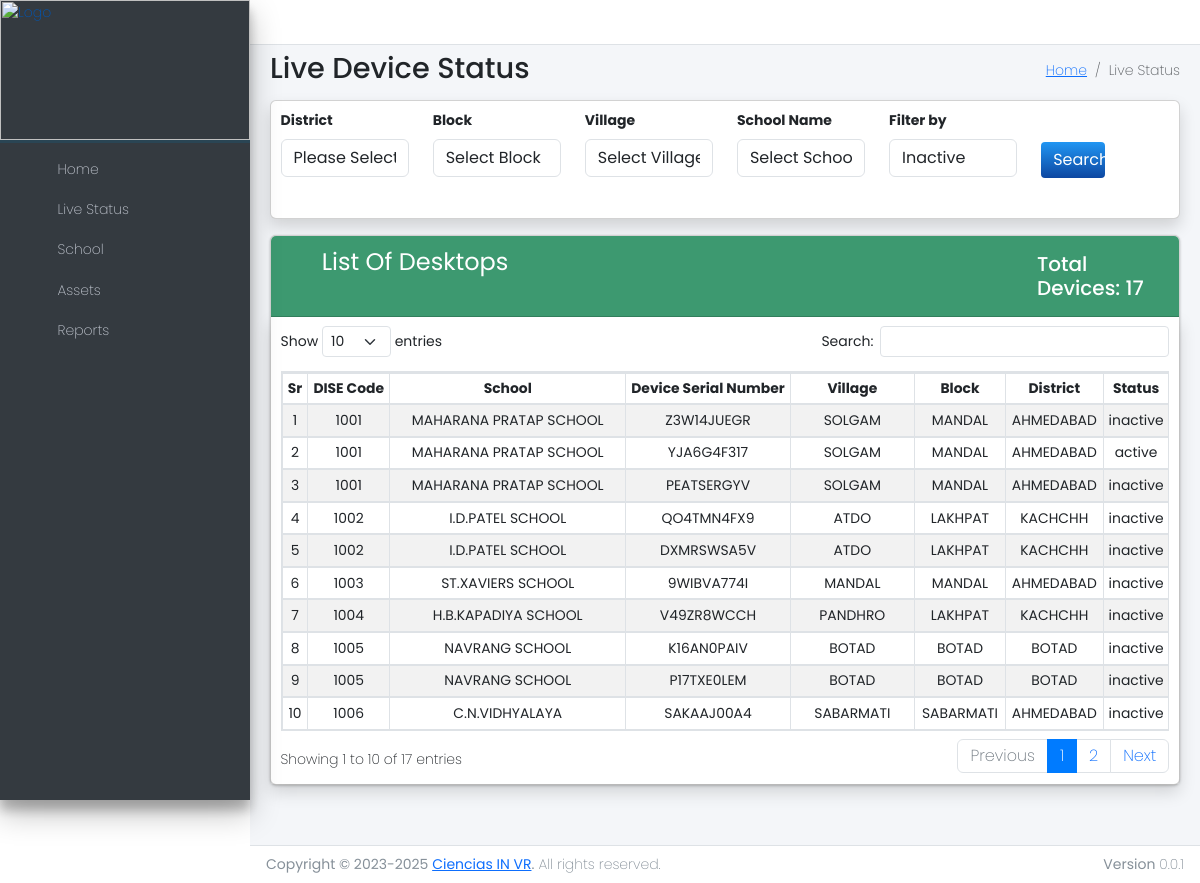
Page /livestatus/ on the committed database.
### monitor/models.py (models this page shows, shortened)
class Asset(models.Model):
    dise = models.ForeignKey(School, to_field='dise_code', on_delete=models.CASCADE)
    lab = models.CharField(max_length=100)
    pc = models.IntegerField()
    serial_number = models.CharField(max_length=100)
    tft = models.CharField(max_length=100)
    headphone = models.CharField(max_length=100)
    webcam = models.CharField(max_length=100)
    switch = models.CharField(max_length=100)
    date = models.DateField()
    status=models.CharField(max_length=20,default='inactive')

class School(models.Model):
    dise_code = models.CharField(max_length=20, primary_key=True)
    school_name = models.CharField(max_length=100)
    cluster = models.CharField(max_length=100)
    village = models.CharField(max_length=100)
    block = models.CharField(max_length=100)
    district = models.CharField(max_length=100)
    pincode = models.CharField(max_length=10)
    principleName = models.CharField(max_length=100)
    phone = models.CharField(max_length=15)

### monitor/views.py (the view)
# urls.py: path('livestatus/', views.livestatus, name='livestatus'),
def livestatus(request):
    selected_district = request.POST.get('district', '').strip()
    selected_block = request.POST.get('block', '').strip()
    selected_village = request.POST.get('village', '').strip()
    selected_school = request.POST.get('school', '').strip()
    selected_status = request.POST.get('status', '').strip()
    page_number = int(request.POST.get('page', 0))
    sr_number = 1
    schools = School.objects.all()
    if selected_school:
        schools = schools.filter(school_name=selected_school)
    elif selected_village:
        schools = schools.filter(village=selected_village)
    elif selected_block:
        schools = schools.filter(block=selected_block)
    elif selected_district:
        schools = schools.filter(district=selected_district)
    if selected_status:
        filtered_assets = Asset.objects.filter(status__iexact=selected_status)
    else:
        filtered_assets = Asset.objects.all()
    schools = schools.prefetch_related(
        Prefetch('asset_set', queryset=filtered_assets, to_attr='filtered_assets')
    )
    filtered_schools = [s for s in schools if hasattr(s, 'filtered_assets') and s.filtered_assets]
    paginator = Paginator(filtered_schools, 100)
    page_obj = paginator.get_page(page_number + 1)
    for school in page_obj.object_list:
       if hasattr(school, 'filtered_assets'):
            for asset in school.filtered_assets:
                asset.sr_no = sr_number
                sr_number += 1
    districts = School.objects.values_list('district', flat=True).distinct().order_by('district')
    blocks = School.objects.filter(district=selected_district).values_list('block', flat=True).distinct().order_by('block') if selected_district else []
    villages = School.objects.filter(block=selected_block).values_list('village', flat=True).distinct().order_by('village') if selected_block else []
    schools_list = School.objects.filter(village=selected_village).values_list('school_name', flat=True).distinct().order_by('school_name') if selected_village else []
    return render(request, 'monitor/livestatus.html', {
        'table_data': page_obj.object_list,
        'tot': sr_number-1,
        'page': page_number,
        'startPage': page_number == 0,
        'endPage': page_number + 1 >= paginator.num_pages,
        'districts': districts,
        'blocks': blocks,
        'villages': villages,
        'schools': schools_list,
        'selected_district': selected_district,
        'selected_block': selected_block,
        'selected_village': selected_village,
        'selected_school': selected_school,
        'status': selected_status,
        'has_matching_assets': len(filtered_schools) > 0,
    })

### templates/monitor/livestatus.html (shortened to what this page needs)
{% include 'monitor/navbar.html' %}
{% load static %}
<!DOCTYPE html>
<html lang="en">
<head>
    <link rel="stylesheet" href="{%static 'plugins/fontawesome-free/css/all.min.css'%}" />
    <link rel="stylesheet" href="{%static 'dist/css/adminlte.min.css'%}" />
    <link rel="stylesheet" href="{%static 'plugins/select2/css/select2.min.css'%}">
    <link rel="stylesheet" href="{%static 'plugins/select2-bootstrap4-theme/select2-bootstrap4.min.css'%}">
    <link rel="stylesheet" type="text/css"
        href="https://cdnjs.cloudflare.com/ajax/libs/twitter-bootstrap/5.3.0/css/bootstrap.min.css">
    <link rel="stylesheet" type="text/css" href="https://cdn.datatables.net/1.13.7/css/dataTables.bootstrap5.min.css">
</head>
<body class="hold-transition sidebar-mini layout-fixed">
    <div class="wrapper">
        <div class="content-wrapper">
            <div class="content-header">
                <div class="container-fluid">
                    <div class="row mb-2">
                        <div class="col-sm-6">
                            <h1 class="m-0">Live Device Status </h1>
                        </div>
                        <div class="col-sm-6" style="padding-top: 5px;">
                            <ol class="breadcrumb float-sm-right">
                                <li class="breadcrumb-item"><a href="{%url 'index'%}">Home</a></li>
                                <li class="breadcrumb-item active">Live Status</li>
                            </ol>
                        </div>
                    </div>
                </div>
            </div>
            <section class="content" id="content">
                <div class="container-fluid">
                    <div class="card card-default  shadow">
                        <div class="card-body">
                            <form method="POST"  id="myform">
                                <div class="row">
                                    <div class="col-md-2">
                                        <div class="form-group">
                                            <label>District</label>
                                            <select class="form-control select2bs4" style="width: 100%" id="district" name="district" onchange="document.getElementById('myform').submit();">
                                                <option value="">Please Select</option>
                                            </select>
                                        </div>
                                    </div>
                                    <div class="col-md-2">
                                        <div class="form-group">
                                            <label>Block</label>
                                            <select class="form-control select2bs4" style="width: 100%" name="block"
                                                onchange="document.getElementById('myform').submit();">
                                            <option value="">Select Block</option>
                                            </select>
                                        </div>
                                    </div>
                                    <div class="col-md-2">
                                        <div class="form-group">
                                            <label>Village</label>
                                            <select class="form-control select2bs4" style="width: 100%" name="village"
                                                onchange="document.getElementById('myform').submit();">
                                                <option value="">Select Village</option>
                                            </select>
                                        </div>
                                    </div>
                                    <div class="col-md-2">
                                        <div class="form-group">
                                            <label>School Name</label>
                                            <select class="form-control select2bs4" style="width: 100%" name="school"onchange="document.getElementById('myform').submit();">
                                                <option value="">Select School</option>
                                            </select>
                                        </div>
                                    </div>
                                    <div class="col-md-2">
                                        <div class="form-group">
                                            <label>Filter by</label>
                                            <select class="form-control select2bs41" style="width: 100%" name="status"onchange="document.getElementById('myform').submit();">
                                                <option value="inactive"{% if selected_status == inactive %}selected{% endif %}>{{ inactive }}Inactive</option>
                                            </select>
                                        </div>
                                    </div>
                                    <div class="col-md-2">
                                        <div class="form-group mt-4 pt-2">
                                            <input type="submit" class="btn bg rounded-1 btn-primary btn-md w-50"
                                                name="generate" value="Search">
                                        </div>
                                    </div>
                                </div>
                            </form>
                        </div>
                    </div>
                    <div class="row">
                        <section class="col-lg-12">
                            <div class="card">
                                <div class="card-header bg-olive">
                                    <div class="row">
                                        <div class="col-4">
                                            <h3 class="card-title pt-1 float-left"><i class="fas fa-list mr-3"></i>List
                                                Of Desktops</h3>
                                        </div>
                                        <div class="col-6"></div>
                                        <div class="col-2">
                                            <h5 class=" pt-2 float-right">Total Devices:
                                                {{ tot|default:"00" }}
                                            </h5>
                                        </div>
                                    </div>
                                </div>
                                <div class="card-body  shadow">
                                    <div class="table-responsive  "
                                        style="height: auto; max-height: 540px;">
                                        <div class="tale-container">
                                            <table
                                                class="table table-head-fixed table-striped text-nowrap  table-bordered "
                                                id="myTable" style="top: 0; width: 100%">
                                                <thead class="fixed-header">
                                                    <tr>
                                                        <th class="text-center">Sr</th>
                                                        <th class="text-center">DISE Code</th>
                                                        <th class="text-center">School</th>
                                                        <th class="text-center">Device Serial Number</th>
                                                        <th class="text-center">Village</th>
                                                        <th class="text-center">Block</th>
                                                        <th class="text-center">District</th>
                                                        <th class="text-center">Status</th>
                                                    </tr>
                                                </thead>
                                                <tbody>
                                                    {% if has_matching_assets %}
                                                        {% for school in table_data %}
                                                            {% if school.filtered_assets %}
                                                                {% for asset in school.filtered_assets %}
                                                                    <tr>
                                                                        <td class="text-center">{{ asset.sr_no }}</td>
                                                                        <td class="text-center">{{ school.dise_code }}</td>
                                                                        <td class="text-center">{{ school.school_name }}</td>
                                                                        <td class="text-center">{{ asset.serial_number }}</td>
                                                                        <td class="text-center">{{ school.village }}</td>
                                                                        <td class="text-center">{{ school.block }}</td>
                                                                        <td class="text-center">{{ school.district }}</td>
                                                                        <td class="text-center">{{ asset.status }}</td>
                                                                    </tr>
                                                                {% endfor %}
                                                            {% endif %}
                                                        {% endfor %}
                                                    {% else %}
                                                        <tr>
                                                            <td colspan="8" class="text-center text-danger">
                                                                <strong>No data found for this Status.</strong>
                                                            </td>
                                                        </tr>
                                                    {% endif %}
                                                </tbody>
                                            </table>
                                        </div>
                                    </div>
                                </div>
                        </section>
                    </div>
                </div>
            </section>
        </div>
        <footer class="main-footer">
            <strong>Copyright &copy; 2023-2025
                <a href="https://cienciasvr.com/" target="_blank">Ciencias IN VR</a>.</strong>
            All rights reserved.
            <div class="float-right d-none d-sm-inline-block">
                <b>Version</b> 0.0.1
            </div>
        </footer>
    </div>
</body>
</html>

### rows in the picture
School: dise_code "1001", school_name "MAHARANA PRATAP SCHOOL", village "SOLGAM", block "MANDAL", district "AHMEDABAD"
Asset: sr_no "1", serial_number "Z3W14JUEGR", status "inactive"
Asset: sr_no "2", serial_number "YJA6G4F317", status "active"
Asset: sr_no "3", serial_number "PEATSERGYV", status "inactive"
School: dise_code "1002", school_name "I.D.PATEL SCHOOL", village "ATDO", block "LAKHPAT", district "KACHCHH"
Asset: sr_no "4", serial_number "QO4TMN4FX9", status "inactive"
Asset: sr_no "5", serial_number "DXMRSWSA5V", status "inactive"
School: dise_code "1003", school_name "ST.XAVIERS SCHOOL", village "MANDAL", block "MANDAL", district "AHMEDABAD"
Asset: sr_no "6", serial_number "9WIBVA774I", status "inactive"
School: dise_code "1004", school_name "H.B.KAPADIYA SCHOOL", village "PANDHRO", block "LAKHPAT", district "KACHCHH"
Asset: sr_no "7", serial_number "V49ZR8WCCH", status "inactive"
School: dise_code "1005", school_name "NAVRANG SCHOOL", village "BOTAD", block "BOTAD", district "BOTAD"
Asset: sr_no "8", serial_number "K16AN0PAIV", status "inactive"
Asset: sr_no "9", serial_number "P17TXE0LEM", status "inactive"
School: dise_code "1006", school_name "C.N.VIDHYALAYA", village "SABARMATI", block "SABARMATI", district "AHMEDABAD"
Asset: sr_no "10", serial_number "SAKAAJ00A4", status "inactive"

### other values in the picture
{{ tot|default:"00" }} "17"
